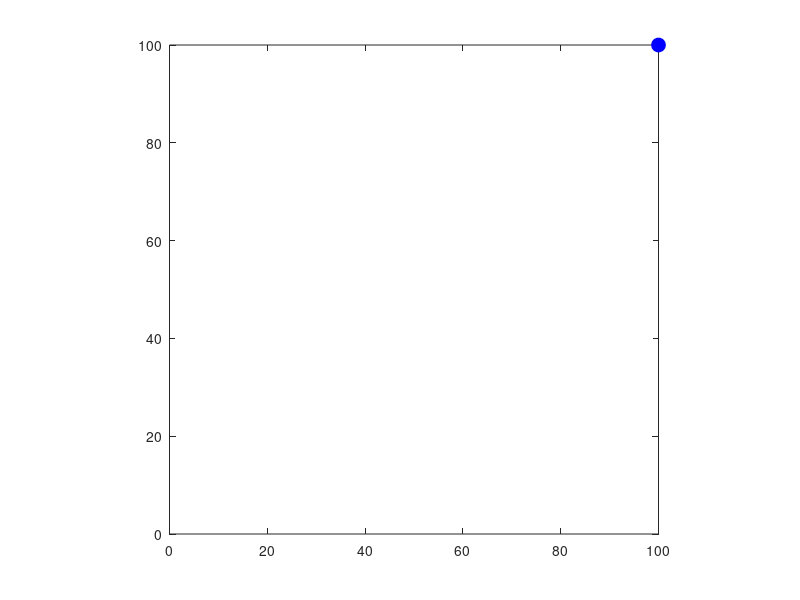

Write the MATLAB code that produced this figure.
% 
% r=1;
% x = -pi:.1:pi;
% y = sin(x);

for k = 1:100
	plot(k,k,'o',...
    'MarkerEdgeColor','b',...
'MarkerFaceColor','b',...
'MarkerSize',10)
	axis equal
    axis([0 100 0 100])
	M(k) = getframe;
end

movie(M,1);
% 
% r=1;
% 
% min=-1;
% 
% max=1;
% 
% x = min:.1:max;
% 
% y = min:.1:max;
% 
% bw=false(length(x),length(y));
% 
% for i=-1:.1:length(x)
%    for j=-1:.1: length(y)
%        if i*j<=r*r-j*j
%            bw(floor(i-min),floor(j-min))=true;
%        end
%    end
% end
% 
% plot(x,y);figure(gcf);
% 
% 
% h = uicontrol('style','slider','position',...
% 	[10 50 20 300],'Min',1,'Max',16,'Value',1)
% for k = 1:16
% 	plot(fft(eye(k+16)))
% 	axis equal
% 	set(h,'Value',k)
% 	M(k) = getframe(gcf);
% end
% 
% clf
% axes('Position',[0 0 1 1])
% movie(M,30)
% 
% f := plot::Function2d(cos(2*x)+cos(x), x=-PI..PI):
% h := plot::Hatch(f):
% plot(h, f)